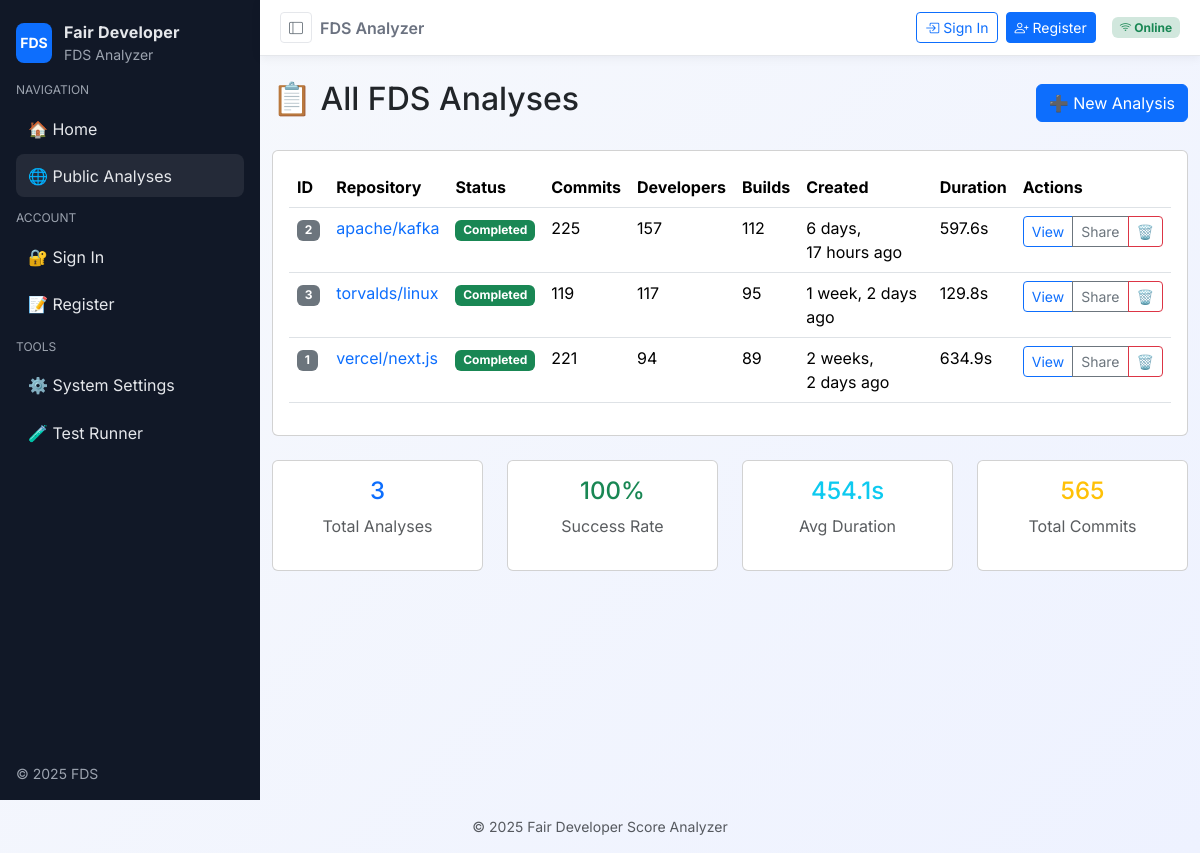
/analyses/, run on the app's committed database.
### dev_productivity/models.py (models this page shows, shortened)
class FDSAnalysis(models.Model):
    STATUS_CHOICES = [
        ('pending', 'Pending'),
        ('running', 'Running'),
        ('completed', 'Completed'),
        ('failed', 'Failed'),
    ]
    user = models.ForeignKey(User, on_delete=models.CASCADE, related_name='analyses')
    repo_url = models.URLField(max_length=500, help_text="GitHub repository URL")
    access_token = models.CharField(max_length=200, help_text="GitHub access token", blank=True)
    commit_limit = models.IntegerField(default=300, help_text="Number of commits to analyze")
    parameter_set = models.ForeignKey(FDSParameterSet, on_delete=models.SET_NULL, null=True, blank=True,
                                    help_text="Parameter configuration used for this analysis")
    status = models.CharField(max_length=20, choices=STATUS_CHOICES, default='pending')
    created_at = models.DateTimeField(default=timezone.now)
    started_at = models.DateTimeField(null=True, blank=True)
    completed_at = models.DateTimeField(null=True, blank=True)
    total_commits = models.IntegerField(null=True, blank=True)
    total_batches = models.IntegerField(null=True, blank=True)
    total_developers = models.IntegerField(null=True, blank=True)
    execution_time = models.FloatField(null=True, blank=True, help_text="Execution time in seconds")
    error_message = models.TextField(blank=True, null=True)
    is_public = models.BooleanField(default=False, help_text="Make analysis results publicly viewable")
    shared_with = models.ManyToManyField(User, blank=True, related_name='shared_analyses')
    class Meta:
        ordering = ['-created_at']
        verbose_name = "FDS Analysis"
        verbose_name_plural = "FDS Analyses"

### dev_productivity/views.py (the view)
# urls.py: path('analyses/', views.analysis_list, name='analysis_list'),
def analysis_list(request):
    if request.user.is_authenticated:
        analyses = FDSAnalysis.objects.filter(
            models.Q(user=request.user) | models.Q(is_public=True)
        ).distinct()
    else:
        analyses = FDSAnalysis.objects.filter(is_public=True)
    status_filter = request.GET.get('status')
    if status_filter and status_filter in ['pending', 'running', 'completed', 'failed']:
        analyses = analyses.filter(status=status_filter)
    search_query = request.GET.get('q')
    if search_query:
        analyses = analyses.filter(repo_url__icontains=search_query)
    paginator = Paginator(analyses, 20)  # Show 20 analyses per page
    page_number = request.GET.get('page')
    page_obj = paginator.get_page(page_number)
    total_analyses = analyses.count()
    completed_analyses = analyses.filter(status='completed').count()
    success_rate = (completed_analyses / total_analyses * 100) if total_analyses > 0 else 0
    completed_with_time = analyses.filter(status='completed', execution_time__isnull=False)
    avg_duration = completed_with_time.aggregate(models.Avg('execution_time'))['execution_time__avg'] or 0
    total_commits = analyses.filter(total_commits__isnull=False).aggregate(models.Sum('total_commits'))['total_commits__sum'] or 0
    context = {
        'page_obj': page_obj,
        'total_analyses': total_analyses,
        'success_rate': success_rate,
        'avg_duration': avg_duration,
        'total_commits': total_commits,
        'status_filter': status_filter,
        'search_query': search_query,
    }
    return render(request, 'dev_productivity/analysis_list.html', context)

### dev_productivity/templates/dev_productivity/analysis_list.html (shortened to what this page needs)
{% extends 'dev_productivity/base.html' %}
{% block content %}
<div class="d-flex justify-content-between align-items-center mb-4">
    <h2>📋 All FDS Analyses</h2>
    <a href="{% url 'home' %}" class="btn btn-primary">
        ➕ New Analysis
    </a>
</div>
{% if page_obj %}
    <div class="card">
        <div class="card-body">
            <div class="table-responsive">
                <table class="table table-hover">
                    <thead>
                        <tr>
                            <th>ID</th>
                            <th>Repository</th>
                            <th>Status</th>
                            <th>Commits</th>
                            <th>Developers</th>
                        <th>Builds</th>
                            <th>Created</th>
                            <th>Duration</th>
                            <th>Actions</th>
                        </tr>
                    </thead>
                    <tbody>
                        {% for analysis in page_obj %}
                        <tr>
                            <td>
                                <span class="badge bg-secondary">{{ analysis.id }}</span>
                            </td>
                            <td>
                                <a href="{{ analysis.repo_url }}" target="_blank" class="text-decoration-none">
                                    {{ analysis.repo_url|slice:"19:" }}
                                </a>
                            </td>
                            <td>
                                <span class="badge bg-{% if analysis.status == 'completed' %}success{% elif analysis.status == 'running' %}warning{% elif analysis.status == 'failed' %}danger{% else %}secondary{% endif %}">
                                    {{ analysis.get_status_display }}
                                </span>
                            </td>
                            <td>{{ analysis.total_commits|default:"-" }}</td>
                            <td>{{ analysis.total_developers|default:"-" }}</td>
                        <td>{{ analysis.total_batches|default:"-" }}</td>
                            <td>
                                <span title="{{ analysis.created_at|date:'M d, Y H:i:s' }}">
                                    {{ analysis.created_at|timesince }} ago
                                </span>
                            </td>
                            <td>
                                {% if analysis.execution_time %}
                                    {{ analysis.execution_time|floatformat:1 }}s
                                {% else %}
                                    -
                                {% endif %}
                            </td>
                            <td>
                                <div class="btn-group" role="group">
                                    <a href="{% url 'analysis_detail' analysis.id %}"
                                       class="btn btn-sm btn-outline-primary">
                                        View
                                    </a>
                                    {% if analysis.status == 'completed' %}
                                        <button class="btn btn-sm btn-outline-secondary"
                                                onclick="copyToClipboard('{{ request.build_absolute_uri }}{% url 'analysis_detail' analysis.id %}')">
                                            Share
                                        </button>
                                    {% endif %}
                                    <button type="button" class="btn btn-sm btn-outline-danger"
                                            data-bs-toggle="modal" data-bs-target="#deleteModal{{ analysis.id }}">
                                        🗑️
                                    </button>
                                </div>
                            </td>
                        </tr>
                        {% endfor %}
                    </tbody>
                </table>
            </div>
        </div>
    </div>
    <div class="row mt-4">
        <div class="col-md-3">
            <div class="card text-center">
                <div class="card-body">
                    <h4 class="text-primary">{{ total_analyses }}</h4>
                    <p class="text-muted">Total Analyses</p>
                </div>
            </div>
        </div>
        <div class="col-md-3">
            <div class="card text-center">
                <div class="card-body">
                    <h4 class="text-success">{{ success_rate|floatformat:0 }}%</h4>
                    <p class="text-muted">Success Rate</p>
                </div>
            </div>
        </div>
        <div class="col-md-3">
            <div class="card text-center">
                <div class="card-body">
                    <h4 class="text-info">{{ avg_duration|floatformat:1 }}s</h4>
                    <p class="text-muted">Avg Duration</p>
                </div>
            </div>
        </div>
        <div class="col-md-3">
            <div class="card text-center">
                <div class="card-body">
                    <h4 class="text-warning">{{ total_commits|floatformat:0 }}</h4>
                    <p class="text-muted">Total Commits</p>
                </div>
            </div>
        </div>
    </div>
{% endif %}
{% endblock %}

### dev_productivity/templates/dev_productivity/base.html (style rules this page uses)
:root { --brand-primary: #6f42c1; --brand-accent: #20c997; --sidebar-bg: #111827; --sidebar-text: #e5e7eb; --sidebar-muted: #9ca3af; }
body { background: linear-gradient(135deg, #f7f9fc, #eef2ff); font-family: 'Inter', system-ui, -apple-system, Segoe UI, Roboto, Helvetica, Arial; }

### data on the page
FDSAnalysis: id "2", repo_url "apache/kafka", status "Completed", total_commits "225", total_developers "157", total_batches "112", created_at "6 days, 17 hours", execution_time "597.6"
FDSAnalysis: id "3", repo_url "torvalds/linux", status "Completed", total_commits "119", total_developers "117", total_batches "95", created_at "1 week, 2 days", execution_time "129.8"
FDSAnalysis: id "1", repo_url "vercel/next.js", status "Completed", total_commits "221", total_developers "94", total_batches "89", created_at "2 weeks, 2 days", execution_time "634.9"

### other printed values
{{ total_analyses }} "3"
{{ success_rate|floatformat:0 }} "100"
{{ avg_duration|floatformat:1 }} "454.1"
{{ total_commits|floatformat:0 }} "565"
